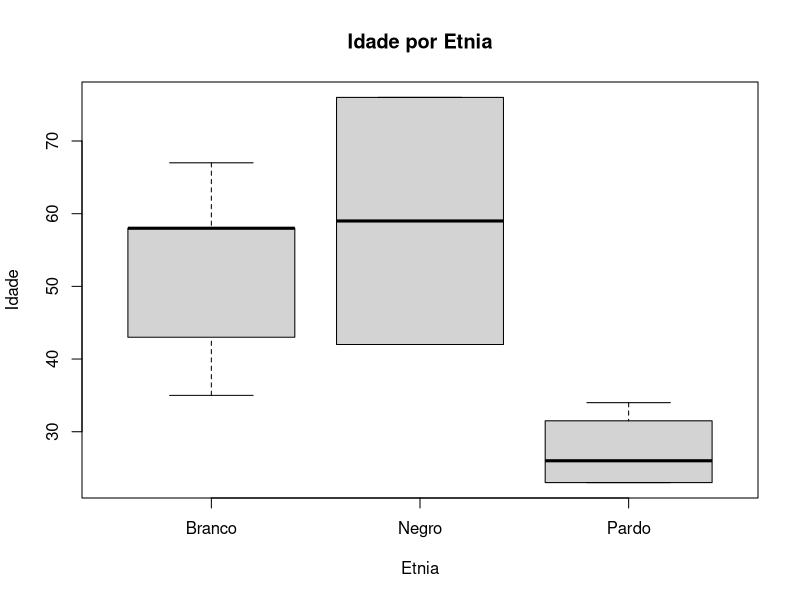

The R source for this figure:
# Fatores

# Configurando Diretório de Trabalho
setwd("C:/Users/Julia/Desktop/CienciaDeDados/1.Big-Data-Analytics-com-R-e-Microsoft-Azure-Machine-Learning/3.Linguagem-R- Fatores-Estruturas-de-Controle-e-Funcoes")
getwd()

vec1 <- c('Macho', 'Femea', 'Femea', 'Macho', 'Macho')
vec1

fac_vec1 <- factor(vec1)
fac_vec1

class(vec1)
class(fac_vec1)


# Variáveis categóricas nominais
# Não existe ordem implícita

animais <- c('Zebra', 'Pantera', 'Rinoceronte', 'Macaco', 'Tigre')
animais
class(animais)

fac_animais <- factor(animais)
fac_animais

class(fac_animais)
levels(fac_animais)


# Variáveis categóricas ordinais
# Possuem uma ordem natural

grad <- c('Mestrado', 'Doutorado', 'Bacharelado', 'Mestrado', 'Mestrado')
grad

fac_grad <- factor(grad, order = TRUE, levels = c('Doutorado', 'Mestrado', 'Bacharelado'))
fac_grad

levels(fac_grad)

# Sumarizar os dados fornece uma visão geral sobre o conteúdo das variáveis
summary(fac_grad)
summary(grad)


vec2 <- c('M', 'F', 'F', 'M', 'M', 'M', 'F', 'F', 'M', 'M', 'M', 'F', 'F', 'M', 'M')
vec2

fac_vec2 <- factor(vec2)
fac_vec2

levels(fac_vec2) <- c('Femea', 'Macho')
fac_vec2

summary(fac_vec2)
summary(vec2)


# Mais exemplos (categorizando valores numéricos)

data = c(1,2,2,3,1,2,3,3,1,2,3,3,1)
data

fac_data = factor(data)
fac_data

rdata = factor(data, labels = c('I', 'II', 'III'))
rdata


# Fatores Não-Ordenados

set1 <- c('AA', 'B', 'BA', 'CC', 'CA', 'AA', 'BA', 'CC', 'CC')
set1

# Transformando os dados
# R apenas criou os níveis, o que não significa que exista uma hierarquia.

fac_set1 <- factor(set1)
fac_set1

class(fac_set1)
is.ordered(fac_set1)

# Ordenando o fator (Fatores Ordenados)

ord_set1 <- factor(set1,
                   levels = c('CA', 'BA', 'AA', 'CC', 'B'),
                   ordered = TRUE)
ord_set1
is.ordered(ord_set1)

as.numeric(ord_set1)
table(ord_set1)



# Fatores e Dataframes

df <- read.csv2('etnias.csv', sep = ',')
View(df)


# Tipos das variáveis no dataframe

str(df)


# Variável original (antes da transformação)
levels(df$Etnia)
summary(df$Etnia)


# Níveis de fatores
# Internamente, o R armazena valores inteiros e faz um mapeamento para as strings (ordem alfabética)
# e agrupa as estatísticas por níveis. Sendo assim agora ao fazer a sumarização de estatítiscas, é possível
# ver a contabilização para cada categoria

df$Etnia <- as.factor(df$Etnia)
levels(df$Etnia)
summary(df$Etnia)

# boxplot (gráfico de caixa)
# Neste exemplo mostrará a relação da variável idade com a variável etnia
# Agora se fizermos um plot, temos um boxplot para estas variáveis categóricas

boxplot(df$Idade ~ df$Etnia, xlab = 'Etnia', ylab = 'Idade', main = 'Idade por Etnia')


# Modelo de regressão lienar

summary(lm(Idade ~ Etnia, data = df))


# Convertendo uma coluna em variável categórica. Isso criará um fator não-ordenado
# Vamos converter uma variável para o tipo fator especificando quais são as categorias/fatores

df

str(df) # aqui variável Estado_Civil está como inteiro

df$Estado_Civil.cat <- factor(df$Estado_Civil, labels = c('Solteiro', 'Casado', 'Divorciado'))

df

str(df)
